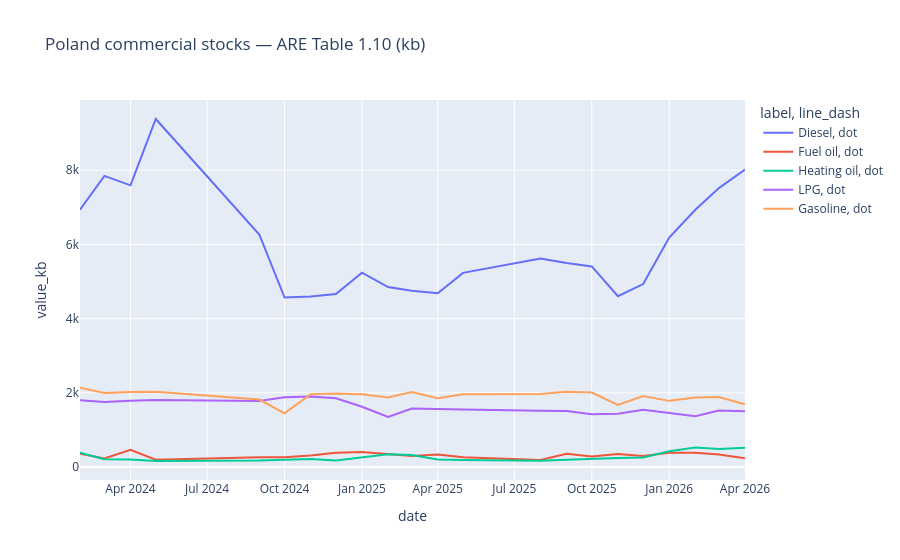

The notebook cell saved with this chart:
### Markdown cell above
## 10. Commercial stocks (CLOSTLV, kb)

### Code cell
if stocks.empty:
    print("[skip] No CLOSTLV rows — run: python scripts/update_poland.py --bootstrap")
else:
    plot_stk = stocks[stocks["product_native"].isin(CHART_PRODUCTS)].copy()
    plot_stk["label"] = plot_stk["product_native"].map(DISPLAY_LABELS)
    fig_stk = px.line(
        plot_stk,
        x="date",
        y="value_kb",
        color="label",
        line_dash=plot_stk["is_provisional"].map({True: "dot", False: "solid"}),
        title="Poland commercial stocks — ARE Table 1.10 (kb)",
    )
    fig_stk.show()

    latest = stocks["date"].max()
    latest_stk = (
        stocks[stocks["date"] == latest]
        .assign(label=lambda d: d["product_native"].map(DISPLAY_LABELS))
        .sort_values("value_kb", ascending=False)
    )
    display(latest_stk[["label", "value", "value_kb", "is_provisional"]])

### Figure 1 — Plotly figure (JSON) as saved in the notebook; plotly's stock layout.template omitted (floating-point values rounded to 4 significant figures)
{"data": [{"hovertemplate": "label=Diesel<br>line_dash=dot<br>date=%{x}<br>value_kb=%{y}<extra></extra>", "legendgroup": "Diesel, dot", "line": {"color": "#636efa", "dash": "solid"}, "marker": {"symbol": "circle"}, "mode": "lines", "name": "Diesel, dot", "orientation": "v", "showlegend": true, "type": "scatter", "x": ["2024-02-01T00:00:00", "2024-03-01T00:00:00", "2024-04-01T00:00:00", "2024-05-01T00:00:00", "2024-09-01T00:00:00", "2024-10-01T00:00:00", "2024-11-01T00:00:00", "2024-12-01T00:00:00", "2025-01-01T00:00:00", "2025-02-01T00:00:00", "2025-03-01T00:00:00", "2025-04-01T00:00:00", "2025-05-01T00:00:00", "2025-08-01T00:00:00", "2025-09-01T00:00:00", "2025-10-01T00:00:00", "2025-11-01T00:00:00", "2025-12-01T00:00:00", "2026-01-01T00:00:00", "2026-02-01T00:00:00", "2026-03-01T00:00:00", "2026-04-01T00:00:00"], "xaxis": "x", "y": [6933.0, 7847.0, 7591.0, 9378.0, 6267.0, 4567.0, 4597.0, 4662.0, 5237.0, 4849.0, 4752.0, 4681.0, 5232.0, 5618.0, 5497.0, 5407.0, 4602.0, 4930.0, 6185.0, 6932.0, 7517.0, 8015.0], "yaxis": "y"}, {"hovertemplate": "label=Fuel oil<br>line_dash=dot<br>date=%{x}<br>value_kb=%{y}<extra></extra>", "legendgroup": "Fuel oil, dot", "line": {"color": "#EF553B", "dash": "solid"}, "marker": {"symbol": "circle"}, "mode": "lines", "name": "Fuel oil, dot", "orientation": "v", "showlegend": true, "type": "scatter", "x": ["2024-02-01T00:00:00", "2024-03-01T00:00:00", "2024-04-01T00:00:00", "2024-05-01T00:00:00", "2024-09-01T00:00:00", "2024-10-01T00:00:00", "2024-11-01T00:00:00", "2024-12-01T00:00:00", "2025-01-01T00:00:00", "2025-02-01T00:00:00", "2025-03-01T00:00:00", "2025-04-01T00:00:00", "2025-05-01T00:00:00", "2025-08-01T00:00:00", "2025-09-01T00:00:00", "2025-10-01T00:00:00", "2025-11-01T00:00:00", "2025-12-01T00:00:00", "2026-01-01T00:00:00", "2026-02-01T00:00:00", "2026-03-01T00:00:00", "2026-04-01T00:00:00"], "xaxis": "x", "y": [357.0, 231.6, 462.9, 198.9, 262.3, 267.9, 308.9, 387.3, 408.3, 341.0, 297.9, 335.9, 265.8, 188.2, 361.4, 286.9, 350.0, 300.4, 382.8, 383.4, 335.9, 238.1], "yaxis": "y"}, {"hovertemplate": "label=Heating oil<br>line_dash=dot<br>date=%{x}<br>value_kb=%{y}<extra></extra>", "legendgroup": "Heating oil, dot", "line": {"color": "#00cc96", "dash": "solid"}, "marker": {"symbol": "circle"}, "mode": "lines", "name": "Heating oil, dot", "orientation": "v", "showlegend": true, "type": "scatter", "x": ["2024-02-01T00:00:00", "2024-03-01T00:00:00", "2024-04-01T00:00:00", "2024-05-01T00:00:00", "2024-09-01T00:00:00", "2024-10-01T00:00:00", "2024-11-01T00:00:00", "2024-12-01T00:00:00", "2025-01-01T00:00:00", "2025-02-01T00:00:00", "2025-03-01T00:00:00", "2025-04-01T00:00:00", "2025-05-01T00:00:00", "2025-08-01T00:00:00", "2025-09-01T00:00:00", "2025-10-01T00:00:00", "2025-11-01T00:00:00", "2025-12-01T00:00:00", "2026-01-01T00:00:00", "2026-02-01T00:00:00", "2026-03-01T00:00:00", "2026-04-01T00:00:00"], "xaxis": "x", "y": [388.9, 208.9, 203.2, 163.6, 174.9, 204.2, 218.7, 174.0, 261.7, 343.7, 322.8, 202.4, 191.0, 169.2, 197.4, 224.6, 247.3, 255.6, 425.9, 526.7, 486.4, 523.7], "yaxis": "y"}, {"hovertemplate": "label=LPG<br>line_dash=dot<br>date=%{x}<br>value_kb=%{y}<extra></extra>", "legendgroup": "LPG, dot", "line": {"color": "#ab63fa", "dash": "solid"}, "marker": {"symbol": "circle"}, "mode": "lines", "name": "LPG, dot", "orientation": "v", "showlegend": true, "type": "scatter", "x": ["2024-02-01T00:00:00", "2024-03-01T00:00:00", "2024-04-01T00:00:00", "2024-05-01T00:00:00", "2024-09-01T00:00:00", "2024-10-01T00:00:00", "2024-11-01T00:00:00", "2024-12-01T00:00:00", "2025-01-01T00:00:00", "2025-02-01T00:00:00", "2025-03-01T00:00:00", "2025-04-01T00:00:00", "2025-05-01T00:00:00", "2025-08-01T00:00:00", "2025-09-01T00:00:00", "2025-10-01T00:00:00", "2025-11-01T00:00:00", "2025-12-01T00:00:00", "2026-01-01T00:00:00", "2026-02-01T00:00:00", "2026-03-01T00:00:00", "2026-04-01T00:00:00"], "xaxis": "x", "y": [1799.0, 1750.0, 1784.0, 1807.0, 1778.0, 1879.0, 1904.0, 1854.0, 1625.0, 1351.0, 1578.0, 1557.0, 1549.0, 1520.0, 1511.0, 1420.0, 1438.0, 1546.0, 1450.0, 1372.0, 1522.0, 1504.0], "yaxis": "y"}, {"hovertemplate": "label=Gasoline<br>line_dash=dot<br>date=%{x}<br>value_kb=%{y}<extra></extra>", "legendgroup": "Gasoline, dot", "line": {"color": "#FFA15A", "dash": "solid"}, "marker": {"symbol": "circle"}, "mode": "lines", "name": "Gasoline, dot", "orientation": "v", "showlegend": true, "type": "scatter", "x": ["2024-02-01T00:00:00", "2024-03-01T00:00:00", "2024-04-01T00:00:00", "2024-05-01T00:00:00", "2024-09-01T00:00:00", "2024-10-01T00:00:00", "2024-11-01T00:00:00", "2024-12-01T00:00:00", "2025-01-01T00:00:00", "2025-02-01T00:00:00", "2025-03-01T00:00:00", "2025-04-01T00:00:00", "2025-05-01T00:00:00", "2025-08-01T00:00:00", "2025-09-01T00:00:00", "2025-10-01T00:00:00", "2025-11-01T00:00:00", "2025-12-01T00:00:00", "2026-01-01T00:00:00", "2026-02-01T00:00:00", "2026-03-01T00:00:00", "2026-04-01T00:00:00"], "xaxis": "x", "y": [2136.0, 1996.0, 2024.0, 2026.0, 1821.0, 1446.0, 1961.0, 1980.0, 1962.0, 1873.0, 2022.0, 1855.0, 1965.0, 1967.0, 2029.0, 2007.0, 1675.0, 1912.0, 1784.0, 1872.0, 1885.0, 1694.0], "yaxis": "y"}], "layout": {"legend": {"title": {"text": "label, line_dash"}, "tracegroupgap": 0}, "title": {"text": "Poland commercial stocks — ARE Table 1.10 (kb)"}, "xaxis": {"anchor": "y", "domain": [0, 1], "title": {"text": "date"}}, "yaxis": {"anchor": "x", "domain": [0, 1], "title": {"text": "value_kb"}}}}
